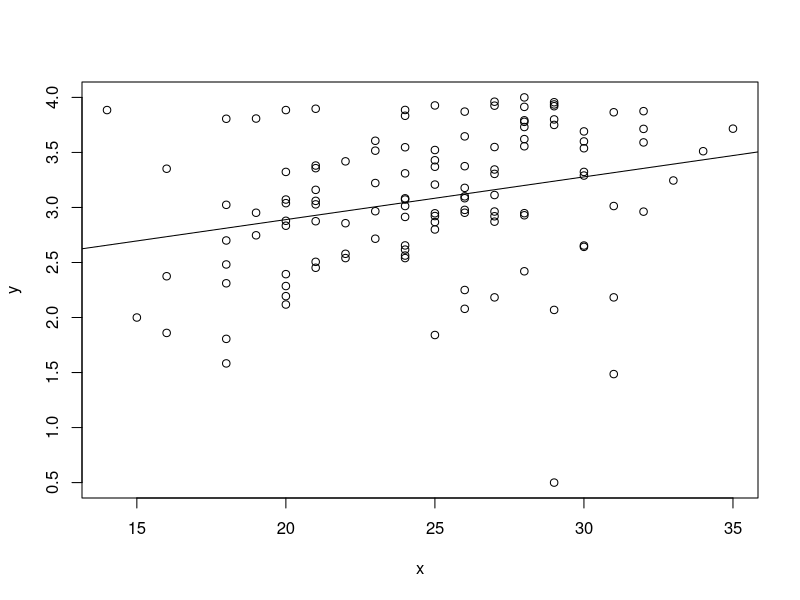

Here is the R script that generated this plot:
setwd("~/Desktop/School/Math 425 Applied Stats Models/MATH425-Assignment-1")
gpa_data = read.csv("data/gpa-act.csv", header=T)

# x = ACT SCORE
x = gpa_data$act
# y = GPA
y = gpa_data$gpa

# Set graph to 1x1
par(mfrow = c(1, 1))

# ------------------------------------------------------------------------------
# (a) Obtain the least squares estimates of B0 and B1, and state the estimated
#     regression function.
# B0 = 2.114, B1 = 0.0388 
# Estimated Regression Function: GPA = 2.114 + (0.0388*ACT)


# Fit the GPA & ACT data to Simple Linear Regression mode, lm: y = B0 + B1x 
gpa_model = lm(y~x, data = gpa_data)

# Utilize the lm.summary() function to examine properties of the fitted model
summary(gpa_model)
# Estimated coefficient, Standard error, T-statistic,Two-sided P-Value

B0 = 2.114    # Y-Intercept
B1 = 0.0388   # Slope
# GPA = 2.114 + (0.0388*ACT)

# ------------------------------------------------------------------------------
# (b) Plot the estimated regression function and the data. Does the estimated 
#     regression function appear to fit the data well?
# The regression function does appear to fit the data well, it is well centered
# at what appears to be minimal variance

# X-Y Scatter Plot of ACT-GPA
plot(x, y)

# Linear Regression Line: y = 2.114 + 0.0388x
abline(a = B0, b = B1)

# ------------------------------------------------------------------------------
# (c) Obtain a point estimate of the mean freshman GPA for students with ACT 
#     test score X = 30.
# Point Estimate = 3.278
# (Upper, Fit, Lower) : (4.525, 3.278, 2.032)


# When using lm(), must always use the same variable names EVERY TIME you refer
# to data. 
# Ex. Once define x = gpa_data$act, ONLY use x never use gpa_data$act 

# Using the lm.predict() function: model, new_data_frame, prediction
predict(gpa_model, data.frame(x=30), interval = "prediction")
# Point Estimate is the "fit" value

# ------------------------------------------------------------------------------
# (d) What is the point estimate of the change in the mean response when the 
#     entrance test score increases by one point?
# The Point Estimate of the Change in the Mean Response when
# the ACT increases = B1 * Amt Increased = B1 * 1 = 0.0388